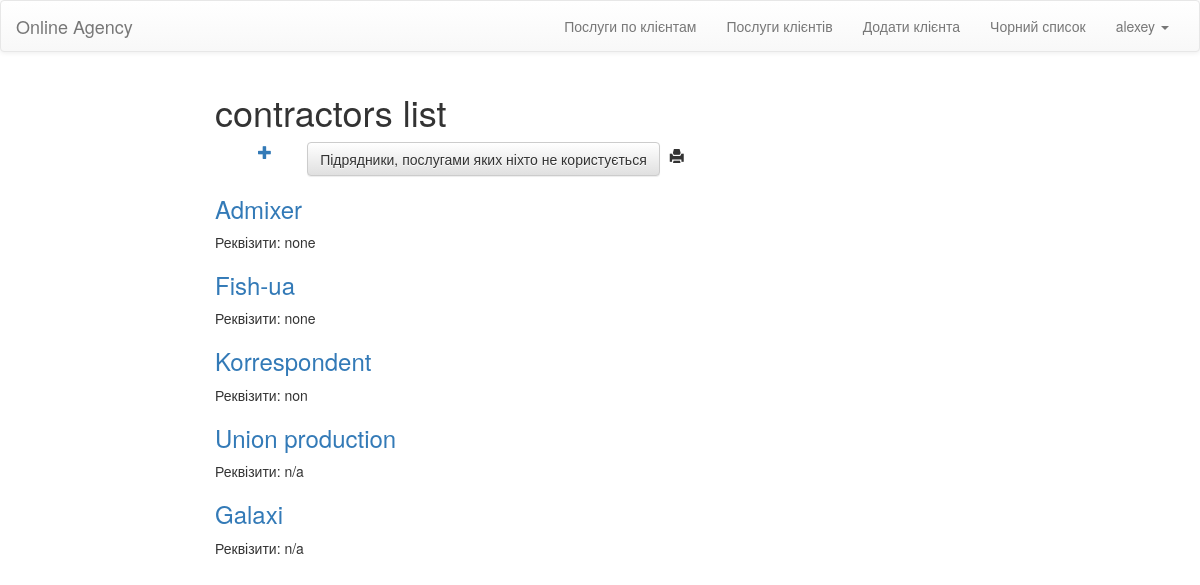
Page /contractors/ (signed in) on the committed database.
### OnlineAgecy/models.py (models this page shows, shortened)
class MyUser(AbstractUser):
    client_id = models.ForeignKey(Client, null=True)

class Contractor(models.Model):
    id = models.AutoField(primary_key=True)
    Name = models.CharField(max_length=40)
    Payment_info = models.CharField(max_length=255)

### OnlineAgecy/views.py (the view)
# urls.py: url(r'^contractors/$', views.contractors, name='contractors'),
@login_required(login_url="login/")
def contractors(request):
    contractors = Contractor.objects.raw('SELECT * FROM OnlineAgecy_contractor')
    return render(request, "contractors/contractors_list.html", {'contractors': contractors})

### templates/contractors/contractors_list.html (shortened to what this page needs)
{% extends 'layouts/base.html' %}
{% block content %}
    <div class="col-lg-8 col-lg-offset-2 col-md-8 col-md-offset-2">
        <span><h1> contractors list </h1></span>
        <a class="btn btn-default" href="{% url 'newest_contractors' %}">
             Підрядники, послугами яких ніхто не користується
        </a>
        <span>
            <button onclick="myFunction()" class="print">
                <span class="glyphicon glyphicon glyphicon-print"></span>
            </button>
        </span>
        <span class="plus col-md-1 col-lg-1">
            <a href="{% url 'contractors_new' %}" class="top-menu">
                <span class="glyphicon glyphicon-plus"></span>
            </a>
        </span>
        {% for Contractor in contractors %}
             <div class="contractor">
                 <div class="Name">
                    <h3><a href="{% url 'contractor_detail' id=Contractor.id %}"> {{ Contractor.Name}}</a></h3>
                 </div>
                 <p>Реквізити: {{Contractor.Payment_info}} </p>
            </div>
        {% endfor %}
    </div>
{% endblock %}

### templates/layouts/base.html (shortened to what this page needs)
	{% load staticfiles %}
	<!DOCTYPE html>
	<html>
	<head>
        <link rel="stylesheet" href="{% static 'css/main.css' %}">
	    <link rel="stylesheet" href="//maxcdn.bootstrapcdn.com/bootstrap/3.2.0/css/bootstrap.min.css">
        <link rel="stylesheet" href="//maxcdn.bootstrapcdn.com/bootstrap/3.2.0/css/bootstrap-theme.min.css">
        <link rel="stylesheet" href="https://cdnjs.cloudflare.com/ajax/libs/bootstrap-datetimepicker/4.17.37/css/bootstrap-datetimepicker.min.css" />
    </head>
	<body>
	<nav class="navbar navbar-default">
	  <div class="container-fluid">
	    <div class="navbar-header">
	      <a class="navbar-brand" href="/">Online Agency</a>
	    </div>
	    <div class="collapse navbar-collapse" id="bs-example-navbar-collapse-1">
	      <ul class="nav navbar-nav navbar-right">
              {% for group in user.groups.all %}
                {% if group.name == 'manager' %}
                  <li><a href="{% url 'contracts_services'  %} ">Послуги по клієнтам</a></li>
                  <li><a href="{% url 'clients_services_count'  %} ">Послуги клієнтів</a></li>
                  <li><a href="{% url 'client_new'  %} ">Додати клієнта</a></li>
                  <li><a href="{% url 'fresh_clients' %} ">Чорний список</a></li>
                {% endif %}
              {% endfor %}
	        <li class="dropdown">
	          <a href="#" class="dropdown-toggle" data-toggle="dropdown" role="button" aria-expanded="false">{{ request.user.username }} <span class="caret"></span></a>
	        </li>
	      </ul>
	    </div>
	  </div>
	</nav>
    {% block content %}
    {% endblock %}
	</body>
	</html>

### static/css/main.css (style rules this page uses)
.plus { margin-left: 2em; }
.print { background-color:#FFFFFF; border: none; }

### rows in the picture
MyUser: user.username "alexey"
Contractor: Name "Admixer", Payment_info "none"
Contractor: Name "Fish-ua", Payment_info "none"
Contractor: Name "Korrespondent", Payment_info "non"
Contractor: Name "Union production", Payment_info "n/a"
Contractor: Name "Galaxi", Payment_info "n/a"
